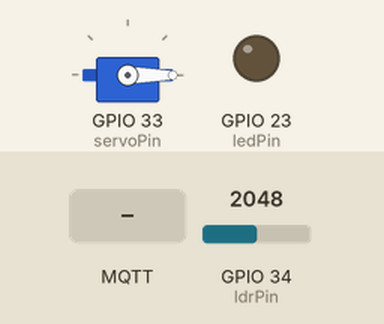
Recording of a sketch running on a simulated ESP32. Parts: servo, output pins drawn as LEDs (lit = HIGH). The inputs (shaded band) are chosen by the test bench; at power-on: GPIO 34 (ldrPin) = 2048. WiFi joins after 1.5 s; servers stay silent unless stated; no MQTT or app messages arrive unless stated; what the sketch prints to the serial monitor is not drawn.

Above: at 2.7 s.
2.8 s: MQTT message "nyala" arrives on the first subscribed topic
At 3.1 s:
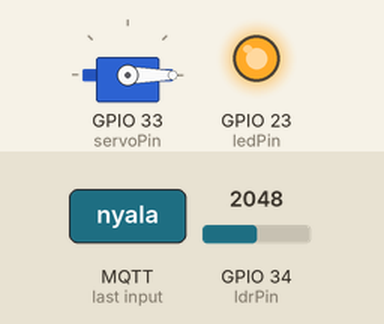
4.3 s: MQTT message "buka" arrives on the second subscribed topic
At 5.4 s:
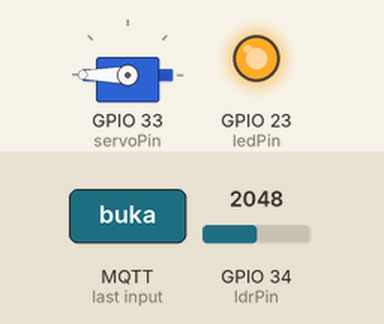
5.8 s: MQTT message "mati" arrives on the first subscribed topic
At 6.6 s:
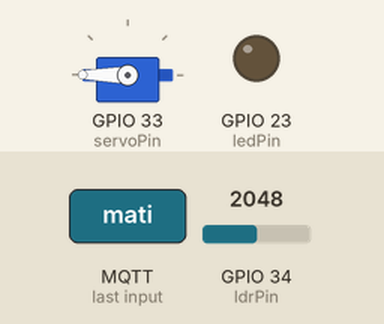
Timing chart, 0 to 8.8 s (numbered marks = the images above; inputs shaded):
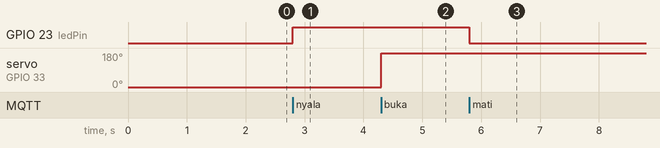

Measured:
- after the input at 2.8 s, GPIO 23 (ledPin): LOW → HIGH at once
- after the input at 4.3 s, servo on GPIO 33 (servoPin): 0° → 180° at once
- after the input at 5.8 s, GPIO 23 (ledPin): HIGH → LOW at once

The sketch:

iot.ino
```cpp
#include <WiFi.h>
#include <PubSubClient.h>
#include <ESP32Servo.h>
//#include <Servo.h>


const char* ssid = "CALVIN-Student-2G";
const char* password = "";


// 2. PENGATURAN MQTT BROKER
const char* mqtt_server = "10.252.251.87";

// 3. PENGATURAN PIN
const int ledPin = 23;
const int servoPin = 33;
const int ldrPin = 34;

Servo servoMotor;
WiFiClient espClient;
PubSubClient client(espClient);


long lastMsg = 0; // Timer untuk sensor LDR

void setup_wifi() {
  delay(10);
  Serial.println();
  Serial.print("Connecting to ");
  Serial.println(ssid);
  WiFi.begin(ssid, password);
  while (WiFi.status() != WL_CONNECTED) {
    delay(500);
    Serial.print(".");
  }
  Serial.println("\nWiFi connected");
  Serial.print("IP address: ");
  Serial.println(WiFi.localIP());
}

// FUNGSI INI BERJALAN SAAT ADA PESAN MQTT MASUK (DARI ASISTEN PYTHON)
void callback(char* topic, byte* message, unsigned int length) {
  Serial.print("Pesan masuk di topik: ");
  Serial.print(topic);
  Serial.print(". Pesan: ");
  String pesanTemp;

  for (int i = 0; i < length; i++) {
    Serial.print((char)message[i]);
    pesanTemp += (char)message[i];
  }
  Serial.println();

  // Logika Kontrol Lampu
  if (String(topic) == "nara/kamar/lampu") {
    if(pesanTemp == "nyala"){
      digitalWrite(ledPin, HIGH);
      Serial.println("Lampu menyala!");
    }
    else if(pesanTemp == "mati"){
      digitalWrite(ledPin, LOW);
      Serial.println("Lampu mati!");
    }
  }

  // Logika Kontrol Tirai (Servo)
  if (String(topic) == "nara/kamar/tirai") {
    if(pesanTemp == "buka"){
      servoMotor.write(180); // Putar 180 derajat
      Serial.println("Tirai Terbuka");
    }
    else if(pesanTemp == "tutup"){
      servoMotor.write(0); // Kembali ke 0 derajat
      Serial.println("Tirai Tertutup");
    }
  }
}

void reconnect() {
  while (!client.connected()) {
    Serial.print("Menghubungkan ke MQTT Broker...");
    if (client.connect("ESP32Client")) {
      Serial.println("Terhubung!");
      // Setelah terhubung, subscribe ke topik perintah
      client.subscribe("nara/kamar/lampu");
      client.subscribe("nara/kamar/tirai");
    } else {
      Serial.print("Gagal, rc=");
      Serial.print(client.state());
      Serial.println(" coba lagi dalam 5 detik");
      delay(5000);
    }
  }
}

void setup() {
  Serial.begin(115200);
  pinMode(ledPin, OUTPUT);
  ESP32PWM::allocateTimer(0);
  ESP32PWM::allocateTimer(1);
  ESP32PWM::allocateTimer(2);
  ESP32PWM::allocateTimer(3);

  // Set frekuensi servo standar ke 50 Hz
  servoMotor.setPeriodHertz(50);
  servoMotor.attach(servoPin);
  servoMotor.write(0); // Posisi awal tirai tertutup

  setup_wifi();
  client.setServer(mqtt_server, 1883);
  client.setCallback(callback);
}

void loop() {
  if (!client.connected()) {
    reconnect();
  }
  client.loop();

  // Membaca LDR dan mengirim data setiap 5 detik
  long now = millis();
  if (now - lastMsg > 5000) {
    lastMsg = now;
    int nilaiLDR = analogRead(ldrPin);

    // Mengubah nilai integer ke string agar bisa dikirim via MQTT
    char ldrString[8];
    dtostrf(nilaiLDR, 1, 2, ldrString);

    Serial.print("Nilai Cahaya: ");
    Serial.println(ldrString);
    client.publish("nara/kamar/sensor_cahaya", ldrString);
  }
}
```
